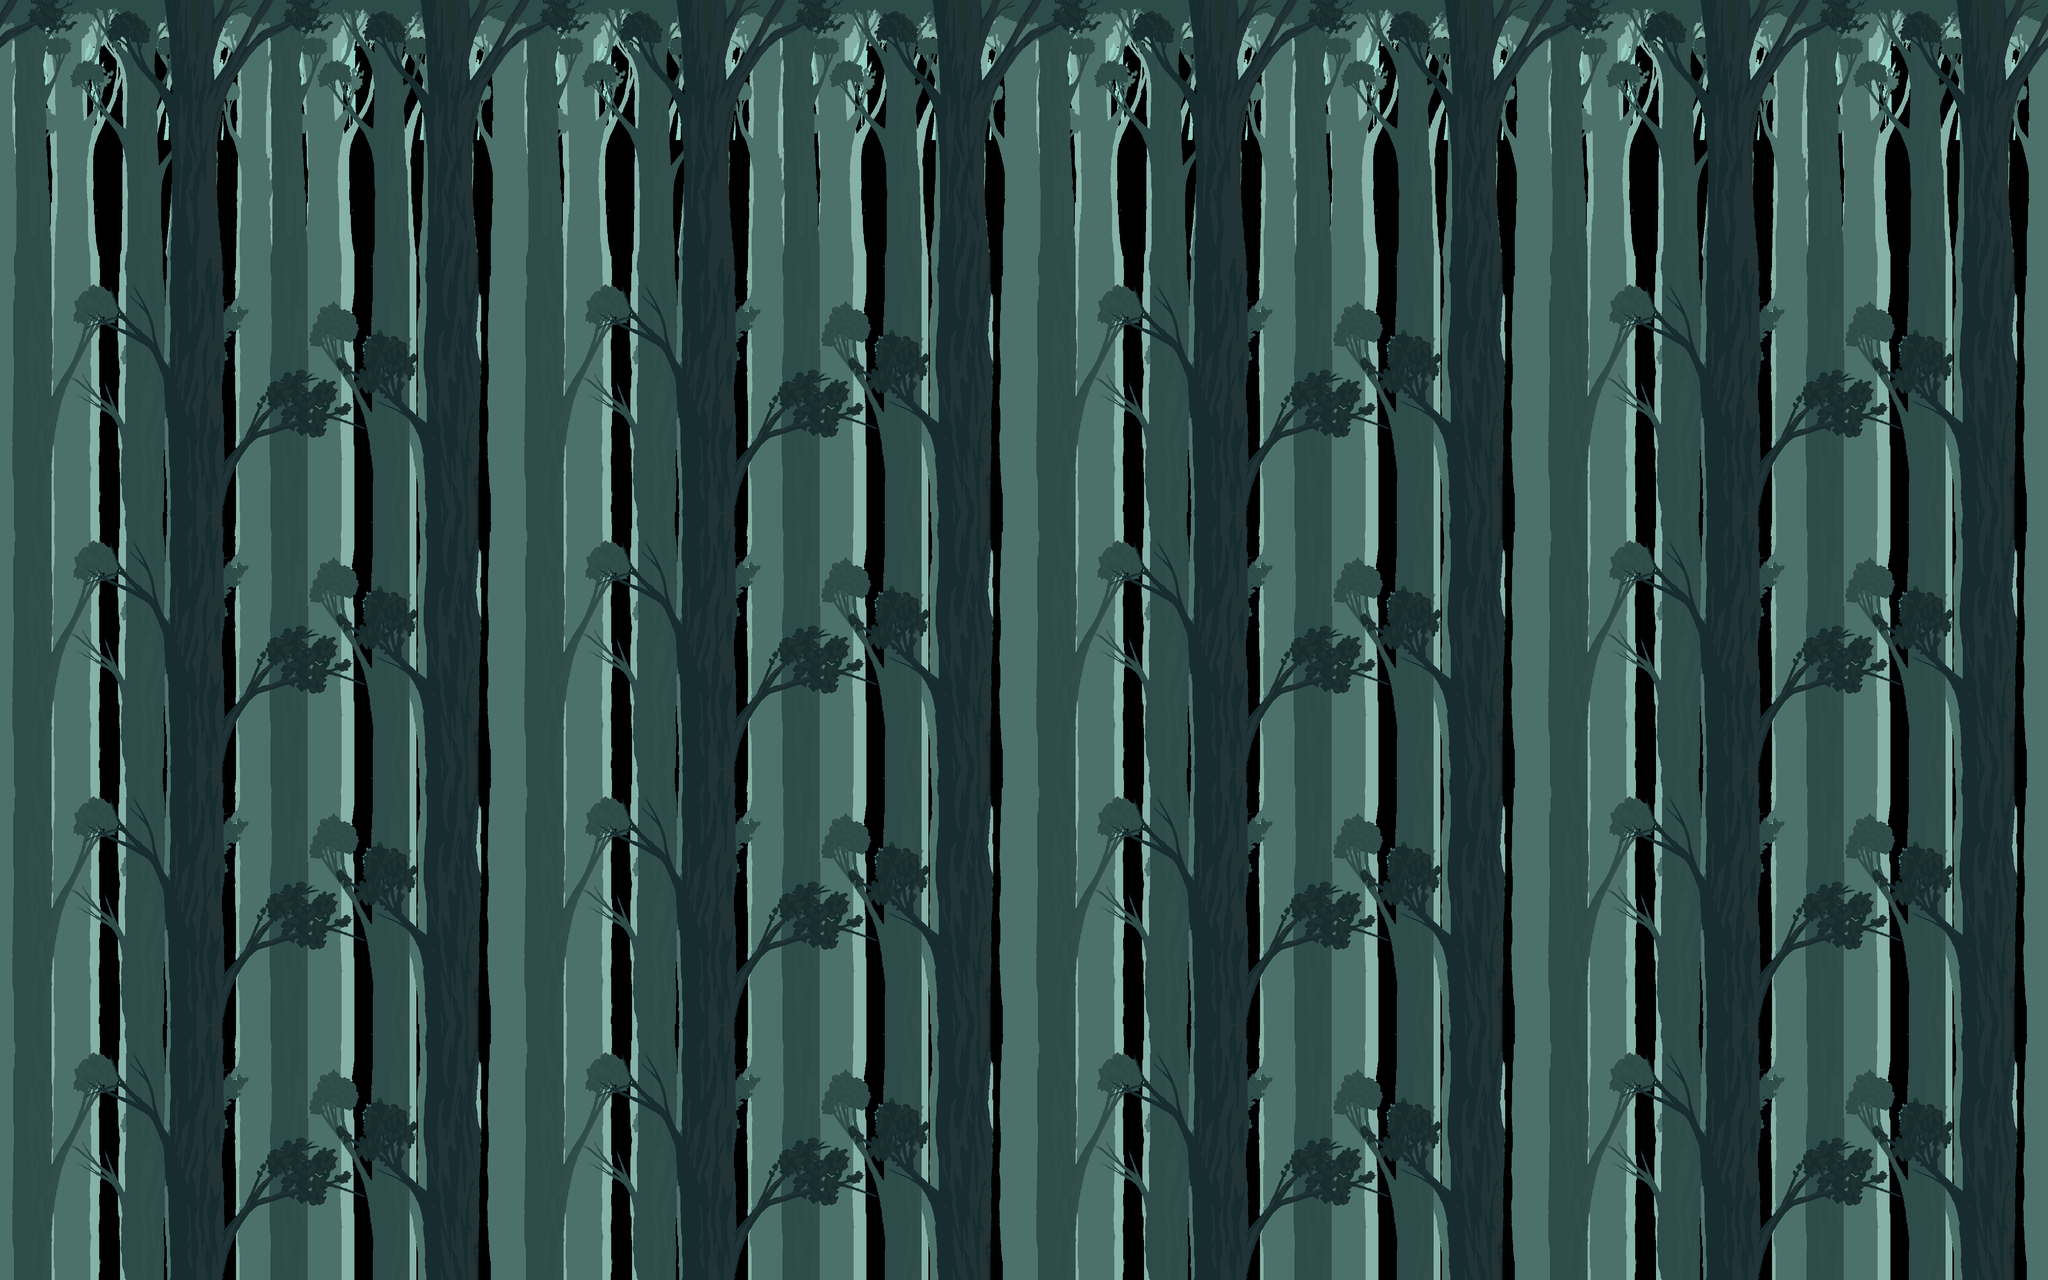

This is a level from a 2D game, rendered from its Tiled map with the project's own tilesets. A one-line summary and the map file follow, with tile-layer data summarised:
An orthogonal 160x100 tile map with 32x32 px tiles, 8 tile layers (タイルレイヤー1, タイルレイヤー2, タイルレイヤー3, タイルレイヤー4, ...), 8 tilesets.

<map version="1.10" tiledversion="1.10.2" orientation="orthogonal" renderorder="right-down" width="160" height="100" tilewidth="32" tileheight="32" infinite="0" nextlayerid="10" nextobjectid="1">
 <tileset firstgid="1" source="background4.tsx" />
 <tileset firstgid="801" source="background4_2_2.tsx" />
 <tileset firstgid="2401" source="background3_top.tsx" />
 <tileset firstgid="3201" source="background3_bottom.tsx" />
 <tileset firstgid="4801" source="background2_top.tsx" />
 <tileset firstgid="5601" source="background2_bottom.tsx" />
 <tileset firstgid="6401" source="background1_top.tsx" />
 <tileset firstgid="7201" source="background1_bottomt.tsx" />
 <layer id="3" name="タイルレイヤー1" width="160" height="100">
  <data>[16000 cells, 3200 non-empty, 800 distinct tile ids]</data>
 </layer>
 <layer id="4" name="タイルレイヤー2" width="160" height="100">
  <data>[16000 cells, 12800 non-empty, 800 distinct tile ids]</data>
 </layer>
 <layer id="1" name="タイルレイヤー3" width="160" height="100">
  <data>[16000 cells, 3200 non-empty, 800 distinct tile ids]</data>
 </layer>
 <layer id="2" name="タイルレイヤー4" width="160" height="100">
  <data>[16000 cells, 12800 non-empty, 800 distinct tile ids]</data>
 </layer>
 <layer id="5" name="タイルレイヤー5" width="160" height="100">
  <data>[16000 cells, 3200 non-empty, 800 distinct tile ids]</data>
 </layer>
 <layer id="6" name="タイルレイヤー6" width="160" height="100">
  <data>[16000 cells, 10240 non-empty, 640 distinct tile ids]</data>
 </layer>
 <layer id="8" name="タイルレイヤー7" width="160" height="100">
  <data>[16000 cells, 3200 non-empty, 800 distinct tile ids]</data>
 </layer>
 <layer id="9" name="タイルレイヤー8" width="160" height="100">
  <data>[16000 cells, 12800 non-empty, 800 distinct tile ids]</data>
 </layer>
</map>
